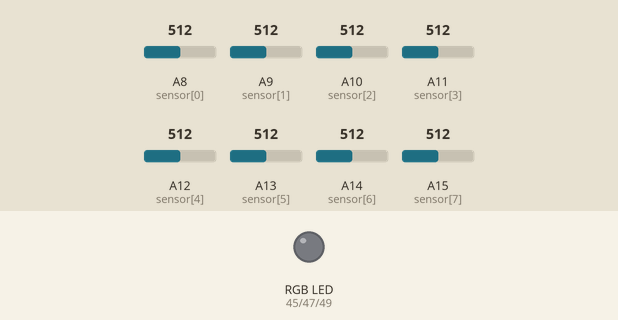
This sketch was run on a simulated Arduino Mega 2560, built with avr-gcc and run on an emulated ATmega2560. On the bench: an RGB LED mixed from three pins (HIGH = lit). Inputs (shaded band) come from the test bench; at power-on: A8 (sensor[0]) = 512, A9 (sensor[1]) = 512, A10 (sensor[2]) = 512, A11 (sensor[3]) = 512, A12 (sensor[4]) = 512, A13 (sensor[5]) = 512, A14 (sensor[6]) = 512, A15 (sensor[7]) = 512. What the sketch prints to the serial monitor is not drawn.

Above: at 2.9 s.
Timing chart, 0 to 9.8 s (numbered marks = the images above):
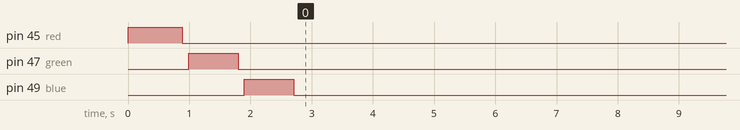

The sketch:

colorSensorPanel.ino
```cpp
#include "DualVNH5019MotorShield.h"


#define red 45
#define green 47
#define blue 49

#define whiteThreshold 970
#define bgThreshold 60

int color[] = {red, green, blue};
//int sensor[] = {54,55, 56, 57, 58, 59,60,61};
int sensor[] = {62, 63, 64, 65, 66, 67, 68, 69};
int pidColor[] = {0, 0, 0, 0, 0, 0, 0, 0};

int redMax[] = {0, 0, 0, 0, 0, 0, 0, 0};
int greenMax[] = {0, 0, 0, 0, 0, 0, 0, 0};
int blueMax[] = {0, 0, 0, 0, 0, 0, 0, 0};


int rgbMax[3][8] = {0};
int colorError = 0;
int colorErrorLast = 0;
int speedColor;


//DualVNH5019MotorShield md;


void setup() {
  // put your setup code here, to run once:
  Serial.begin(9600);
  //   md.init();
  pinMode(red, OUTPUT);
  pinMode(green, OUTPUT);
  pinMode(blue, OUTPUT);


  calibirate2();

}

void loop() {

  //pidColorGo(1);
  //  md.setSpeeds(180+speedColor,180-speedColor);
  //delay(150);
  //md.setBrakes(400,400);
  //delay(10);
  //
//  checkColorTest3(69);
//  Serial.println();
//  delay(100);


    pidColorFollow(1);
    Serial.print(pidColor[0]);
    Serial.print("\t");
    Serial.print(pidColor[1]);
    Serial.print("\t");
    Serial.print(pidColor[2]);
    Serial.print("\t");
    Serial.print(pidColor[3]);
    Serial.print("\t");
    Serial.print(pidColor[4]);
    Serial.print("\t");
    Serial.print(pidColor[5]);
    Serial.print("\t");
    Serial.print(pidColor[6]);
    Serial.print("\t");
    Serial.print(pidColor[7]);
    Serial.print("\t");
    Serial.print(colorError);
    Serial.print("\t");
    Serial.println();
    delay(10);


  //
  //for (int i=0;i<8;i++){
  //  Serial.print(analogRead(sensor[i]));
  //   Serial.print("\t");
  //}
  //Serial.println();
  //delay(100);
}


//void pidColorGo(int color) {
//  pidColorFollow(color);
//  speedColor = constrain(0.015 * colorError + 0  * (colorError - colorErrorLast) , -150, 150); //10
//  colorErrorLast = colorError;
//}


void pidColorFollow(int followColor) {
  int sum = 0;
  int count = 0;
  int col = -5;

  for (int i = 0; i < 8; i++) {
    col = checkColor(sensor[i]);
    if (col == followColor  ) {
      pidColor[i] = 1;
      count++;
    }
    else {
      pidColor[i] = 0;
    }
  }

  for (int i = 0; i < 8; i++) {
    sum = sum + 1000 * pidColor[i] * i;
  }
  if (count != 0) {
    colorError = 3500 - (sum / count);
  }
  else {
    colorError = 0;
  }

}


int checkColor(int pin) {
  int x[3];
  for (int i = 0; i < 3; i++) {
    digitalWrite(color[i], HIGH);
    delay(5);
    x[i] = map(getRead(3, pin), 0, rgbMax[i][pin - sensor[0]], 0, 1024);//getRead(1, pin);
    digitalWrite(color[i], LOW);
    delay(5);
  }
  if ((x[0] + x[1] + x[2]) / 3 > whiteThreshold) {
    return -1; /// white
  }
  else {
    int max = findMax(x);
    if (max == 2) {
      return 0; /// Red

    }
    else  {
      if (abs(x[0] - x[1]) < bgThreshold) {
        return 2; /// Blue
      }
      else {
        return 1; /// Green
      }

    }

  }
}


int checkColorTest3(int pin) {


  int x[3];
  for (int i = 0; i < 3; i++) {
    digitalWrite(color[i], HIGH);
    delay(5);
    x[i] = map(getRead(3, pin), 0, rgbMax[i][pin - sensor[0]], 0, 1024);
    Serial.print(x[i]);
    Serial.print("   ");
    digitalWrite(color[i], LOW);
    delay(5);
  }
//  Serial.print((x[0] + x[1] + x[2]) / 3);
  if ((x[0] + x[1] + x[2]) / 3 > whiteThreshold) {
    Serial.print("white\t");
    return -1; /// white
  }
  else {
    int max = findMax(x);
    if (max == 0) {

//        Serial.print("red\t");
        return 0; /// red


    }
    else if (max == 1) {

//        Serial.print("Green\t");
        return 1; /// Green


    }
    else if (max == 2) {
//      Serial.print("Blue\t");
      return 2; /// blue
    }
    else {
//      Serial.print("error-1");
      return 3; /// error
    }
  }
//  Serial.print("\n");


}


int checkColorTest2(int pin) {
  int x[3];
  for (int i = 0; i < 3; i++) {
    digitalWrite(color[i], HIGH);
    delay(10);
    x[i] = getRead(3, pin);
    Serial.print(x[i]);
    Serial.print("  ");
    digitalWrite(color[i], LOW);
    delay(10);
  }
  Serial.print((x[0] + x[1] + x[2]) / 3);
  if ((x[0] + x[1] + x[2]) / 3 > whiteThreshold) {
    Serial.print("wh");
    return -1; /// white
  }
  else {
    int max = findMax(x);
    if (max == 0) {
      if (abs(x[0] - x[1]) < bgThreshold) {
        Serial.print("bl");
        return 2; /// Blue
      }
      else {
        Serial.print("gr");
        return 1; /// Green
      }

    }
    else if (max == 1) {
      if (abs(x[0] - x[1]) < bgThreshold) {
        Serial.print("bl");
        return 2; /// Blue
      }
      else {
        Serial.print("gr");
        return 1; /// Green
      }

    }
    else if (max == 2) {
      Serial.print("re");
      return 0; /// Red
    }
    else {
      Serial.print("3");
      return 3; /// error
    }
  }
}


int checkColorTest(int pin) {
  int x[3];
  for (int i = 0; i < 3; i++) {
    digitalWrite(color[i], HIGH);
    delay(10);
    x[i] = getRead(5, pin);
    Serial.print(x[i]);
    Serial.print("   ");
    digitalWrite(color[i], LOW);
    delay(10);
  }
  Serial.print((x[0] + x[1] + x[2]) / 3);
  if ((x[0] + x[1] + x[2]) / 3 > whiteThreshold) {
    Serial.print("white\t");
    return -1; /// white
  }
  else {
    int max = findMax(x);
    if (max == 0) {
      if (abs(x[0] - x[1]) < bgThreshold) {
        Serial.print("Blue\t");
        return 2; /// Blue
      }
      else {
        Serial.print("Green\t");
        return 1; /// Green
      }

    }
    else if (max == 1) {
      if (abs(x[0] - x[1]) < bgThreshold) {
        Serial.print("Blue\t");
        return 2; /// Blue
      }
      else {
        Serial.print("Green\t");
        return 1; /// Green
      }

    }
    else if (max == 2) {
      Serial.print("Red\t");
      return 0; /// Red
    }
    else {
      Serial.print("error-1");
      return 3; /// error
    }
  }
  Serial.print("\n");
}


int getRead(int x, int pin) {
  int sum = 0;
  for (int i = 0; i < x; i++) {
    sum += analogRead(pin);
  }
  if (pin == 63) {
    return (sum / x) + 50;
  }
  return (sum / x);
}


int findMax(int n[]) {
  int m = 0;
  int maxVal = 0;
  for (int i = 0; i < 3; i++) {

    if (n[i] > maxVal) {
      maxVal = n[i];
      m = i;
    }
  }
  return m;
}


void calibirate() {


  //red
  int rm = 0;
  digitalWrite(red, HIGH);
  for (int i = 0; i < 8; i++) {


    for (int j = 0; j < 10; j++) {
      rm = analogRead(sensor[i]);
      if (rm > redMax[i]) {

        redMax[i] = rm;
      }
      delay(10);
    }

    delay(10);
  }
  digitalWrite(red, LOW);
  delay(100);


  //green
  digitalWrite(green, HIGH);
  for (int i = 0; i < 8; i++) {


    for (int j = 0; j < 10; j++) {
      rm = analogRead(sensor[i]);
      if (rm > greenMax[i]) {

        greenMax[i] = rm;
      }
      delay(10);
    }


  }
  digitalWrite(green, LOW);
  delay(100);


  //blue
  digitalWrite(blue, HIGH);
  for (int i = 0; i < 8; i++) {


    for (int j = 0; j < 10; j++) {
      rm = analogRead(sensor[i]);
      if (rm > blueMax[i]) {

        blueMax[i] = rm;
      }
      delay(10);
    }


  }
  digitalWrite(blue, LOW);
  delay(100);


  for (int i = 0; i < 8; i++) {
    Serial.print(redMax[i]);
    Serial.print("  ");
  }
  Serial.println();

  for (int i = 0; i < 8; i++) {
    Serial.print(greenMax[i]);
    Serial.print("  ");
  }
  Serial.println();
  for (int i = 0; i < 8; i++) {
    Serial.print(blueMax[i]);
    Serial.print("  ");
  }
  Serial.println();


}


void calibirate2() {


  //red
  int rm = 0;
  digitalWrite(red, HIGH);
  for (int i = 0; i < 8; i++) {
    for (int j = 0; j < 10; j++) {
      rm = analogRead(sensor[i]);
      if (rm > rgbMax[0][i]) {
        rgbMax[0][i] = rm;
      }
      delay(10);
    }

    delay(10);
  }
  digitalWrite(red, LOW);
  delay(100);


  //green
  digitalWrite(green, HIGH);
  for (int i = 0; i < 8; i++) {


    for (int j = 0; j < 10; j++) {
      rm = analogRead(sensor[i]);
      if (rm > rgbMax[1][i]) {

        rgbMax[1][i] = rm;
      }
      delay(10);
    }


  }
  digitalWrite(green, LOW);
  delay(100);


  //blue
  digitalWrite(blue, HIGH);
  for (int i = 0; i < 8; i++) {


    for (int j = 0; j < 10; j++) {
      rm = analogRead(sensor[i]);
      if (rm > rgbMax[2][i]) {

        rgbMax[2][i] = rm;
      }
      delay(10);
    }


  }
  digitalWrite(blue, LOW);
  delay(100);


  for (int j = 0; j < 3; j++) {
    for (int i = 0; i < 8; i++) {
      Serial.print(rgbMax[j][i]);
      Serial.print("  ");
    }
    Serial.println();

  }


}
```

Measured:
- by itself, everything shown: repeats every 6.0 s, in 19 steps
